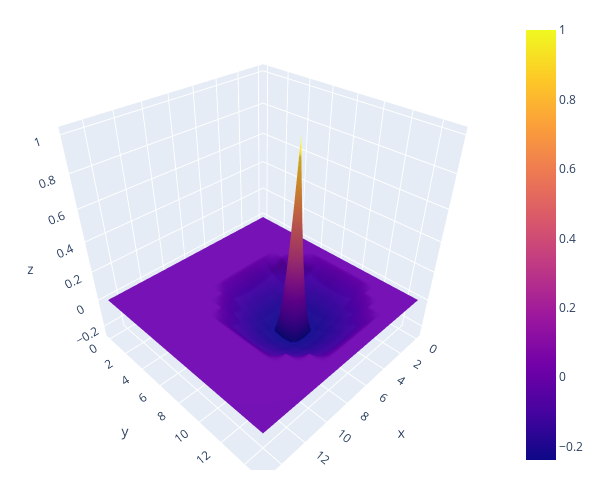

Notebook code for this chart:
### Code cell
fig = go.Figure(data=[go.Surface(z=weight[150])])

fig.update_layout(autosize=False,
                  width=600, height=500,
                  margin=dict(l=20, r=10, b=30, t=20))
fig.show()

### Figure 1 — Plotly figure (JSON) as saved in the notebook; plotly's stock layout.template omitted (floating-point values rounded to 4 significant figures; data arrays with more than 128 entries replaced by an {"elided": "..."} marker saying what was removed)
{"data": [{"type": "surface", "z": {"elided": "16x16 float values"}}], "layout": {"autosize": false, "height": 500, "margin": {"b": 30, "l": 20, "r": 10, "t": 20}, "width": 600}}
